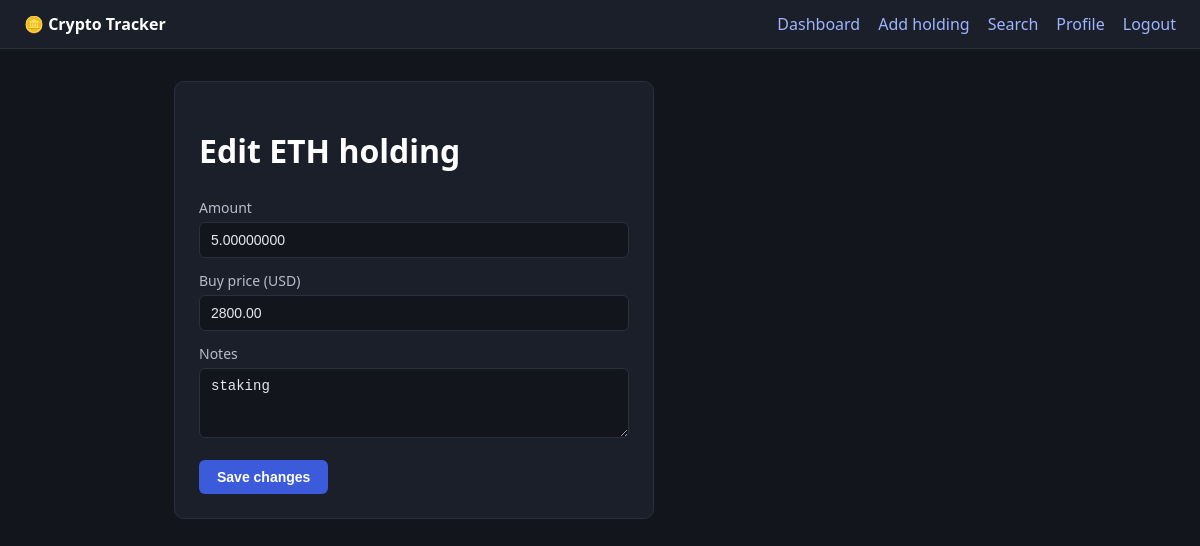
Page /edit_holding.php?id=2 (signed in) on the committed database.
### tables this page shows
CREATE TABLE holdings (
    id        INT AUTO_INCREMENT PRIMARY KEY,
    user_id   INT NOT NULL,
    coin_id   INT NOT NULL,
    amount    DECIMAL(18,8) NOT NULL,
    buy_price DECIMAL(18,2) NOT NULL,
    notes     TEXT DEFAULT '',        
    FOREIGN KEY (user_id) REFERENCES users(id),
    FOREIGN KEY (coin_id) REFERENCES coins(id)
);

CREATE TABLE coins (
    id      INT AUTO_INCREMENT PRIMARY KEY,
    symbol  VARCHAR(10) NOT NULL,    
    name    VARCHAR(50) NOT NULL,
    price   DECIMAL(18,2) NOT NULL   
);

### edit_holding.php (the view, shortened to what this page needs)
<?php
require 'config.php';
$id  = $_GET['id'] ?? '';
$res = mysqli_query($conn, "SELECT h.*, c.symbol FROM holdings h
                            JOIN coins c ON c.id = h.coin_id
                            WHERE h.id = $id");
$h = $res ? mysqli_fetch_assoc($res) : null;
?>
<!doctype html>
<html>
<head>
  <link rel="stylesheet" href="style.css">
</head>
<body>
  <div class="nav">
    <span class="brand">🪙 Crypto Tracker</span>
    <a href="dashboard.php">Dashboard</a>
    <a href="add_holding.php">Add holding</a>
    <a href="search.php">Search</a>
    <a href="profile.php">Profile</a>
    <a href="logout.php">Logout</a>
  </div>
  <div class="wrap">
    <div class="card" style="max-width:480px;">
      <h1>Edit <?php echo $h['symbol']; ?> holding</h1>
      <form method="post" action="edit_holding.php">
        <label>Amount</label>
        <input name="amount" value="<?php echo $h['amount']; ?>">
        <label>Buy price (USD)</label>
        <input name="buy_price" value="<?php echo $h['buy_price']; ?>">
        <label>Notes</label>
        <textarea name="notes"><?php echo $h['notes']; ?></textarea>
        <button type="submit">Save changes</button>
      </form>
    </div>
  </div>
</body>
</html>

### style.css (style rules this page uses)
* { box-sizing: border-box; }
body { margin: 0; font-family: system-ui, -apple-system, Segoe UI, Roboto, sans-serif; background: #12151c; color: #e6e8ee; line-height: 1.5; }
.nav { background: #1b1f2a; border-bottom: 1px solid #2a3040; padding: 12px 24px; display: flex; gap: 18px; align-items: center; }
.nav a { color: #9fb4ff; text-decoration: none; font-weight: 500; }
.nav .brand { font-weight: 700; color: #fff; margin-right: auto; }
.wrap { max-width: 900px; margin: 32px auto; padding: 0 24px; }
h1, h2 { color: #fff; font-weight: 600; }
.card { background: #1b1f2a; border: 1px solid #2a3040; border-radius: 10px; padding: 24px; margin-bottom: 24px; }
label { display: block; margin: 12px 0 4px; font-size: 14px; color: #b6bdcc; }
input, select, textarea { width: 100%; padding: 9px 11px; background: #12151c; border: 1px solid #2a3040; border-radius: 6px; color: #e6e8ee; font-size: 14px; }
textarea { min-height: 70px; resize: vertical; }
button, .btn { display: inline-block; margin-top: 16px; padding: 9px 18px; background: #3b5bdb; color: #fff; border: none; border-radius: 6px; font-size: 14px; font-weight: 600; cursor: pointer; text-decoration: none; }

### rows in the picture
holdings: coin.symbol "ETH", amount "5.00000000", buy_price "2800.00", notes "staking"
